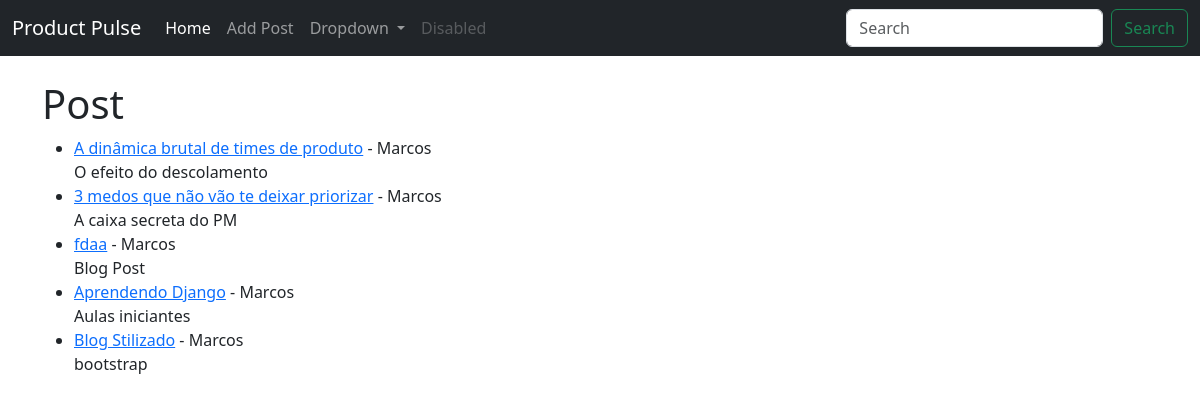
The page / on the database its author committed.
### theblog/models.py (models this page shows, shortened)
class Post(models.Model):
    title = models.CharField(max_length=255)
    title_tag = models.CharField(max_length=255, default='Blog Post')
    author = models.ForeignKey(User, on_delete=models.CASCADE)
    body = models.TextField()

### theblog/views.py (the view)
# urls.py: path('', HomeView.as_view(), name='home'),
class HomeView(ListView):
    model = Post
    template_name = 'home.html'

### theblog/templates/home.html (shortened to what this page needs)
{% extends 'base.html' %}
{% block content %}
<h1>Post</h1>
<ul>
{% for post in object_list %}
    <li>
        <a href="{% url 'article-details' post.pk %}">{{ post.title}}</a> - {{ post.author.first_name}}<br/>
        {{ post.title_tag}}
    </li>
{% endfor%}
{% endblock %}

### theblog/templates/base.html (shortened to what this page needs)
<!doctype html>
<html lang="en">
  <head>
    <link href="https://cdn.jsdelivr.net/npm/bootstrap@5.3.3/dist/css/bootstrap.min.css" rel="stylesheet">
  </head>
  <body>
    <nav class="navbar navbar-expand-lg navbar-dark bg-dark">
        <div class="container-fluid">
          <a class="navbar-brand" href="#">Product Pulse</a>
          <div class="collapse navbar-collapse" id="navbarSupportedContent">
            <ul class="navbar-nav me-auto mb-2 mb-lg-0">
              <li class="nav-item">
                <a class="nav-link active" aria-current="page" href="#">Home</a>
              </li>
              <li class="nav-item">
                <a class="nav-link" href="{% url 'add_post' %}">Add Post</a>
              </li>
              <li class="nav-item dropdown">
                <a class="nav-link dropdown-toggle" href="#" role="button" data-bs-toggle="dropdown" aria-expanded="false">
                  Dropdown
                </a>
              </li>
              <li class="nav-item">
                <a class="nav-link disabled" aria-disabled="true">Disabled</a>
              </li>
            </ul>
            <form class="d-flex" role="search">
              <input class="form-control me-2" type="search" placeholder="Search" aria-label="Search">
              <button class="btn btn-outline-success" type="submit">Search</button>
            </form>
          </div>
        </div>
      </nav>
    <div class="container">
        {% block content %}
        {% endblock %}
    </div>
  </body>
</html>

### rows shown on the page
Post: title "A dinâmica brutal de times de produto", author.first_name "Marcos", title_tag "O efeito do descolamento"
Post: title "3 medos que não vão te deixar priorizar", author.first_name "Marcos", title_tag "A caixa secreta do PM"
Post: title "fdaa", author.first_name "Marcos", title_tag "Blog Post"
Post: title "Aprendendo Django", author.first_name "Marcos", title_tag "Aulas iniciantes"
Post: title "Blog Stilizado", author.first_name "Marcos", title_tag "bootstrap"
